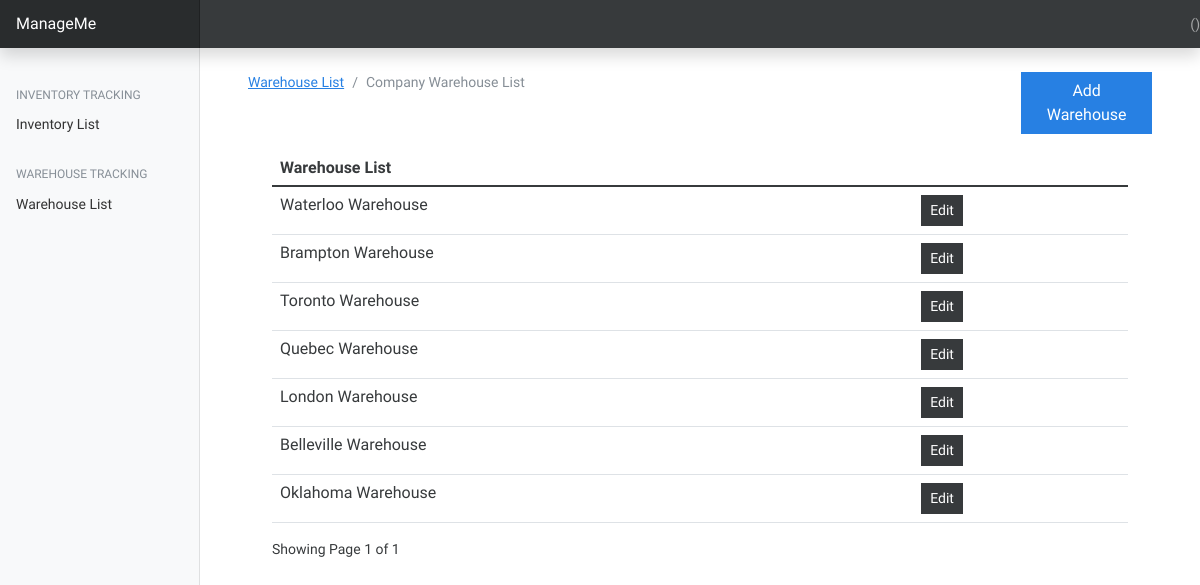
The page /warehouses/ on the database its author committed.
### inventory/models.py (models this page shows, shortened)
class Warehouse(models.Model):
    name = models.CharField(max_length=250)

### warehouse/views.py (the view)
# urls.py: path('', views.index, name = "inventory"),
def index(request):
    warehouses = Warehouse.objects.all()
    paginator = Paginator(warehouses, 10)
    page_number = request.GET.get('page')
    page_objects = Paginator.get_page(paginator, page_number)
    context = { 'warehouses': warehouses, 'page_objects': page_objects}
    return render(request, 'warehouse/index.html', context)

### templates/warehouse/index.html (shortened to what this page needs)
{% extends 'base.html' %}
{% load static %}
{% block content %}
<div class="container mt-4">
    <div class="row">
        <div class="col-md-10">
            <nav aria-label="breadcrumb">
                <ol class="breadcrumb">
                <li class="breadcrumb-item"><a href="{% url 'warehouse' %}">Warehouse List</a></li>
                <li class="breadcrumb-item active" aria-current="page">Company Warehouse List</li>
                </ol>
            </nav>
        </div>
        <div class="col-md-2">
            <a href="{% url 'add-warehouse' %}" class = "btn btn-primary">Add Warehouse</a>
        </div>
    </div>
    <div class="container">
        {% if warehouses.count %}
        <div class="app-table">
            <table class="table table-stripped table-hover mt-3">
                <thead>
                    <tr>
                        <th>Warehouse List</th>
                        <th></th>
                    </tr>
                </thead>
                <tbody>
                    {% for warehouse in page_objects %}
                    <tr>
                        <td>{{warehouse.name}}</td>
                        <td><a href = "{% url 'edit-warehouse' warehouse.id %}" class = "btn btn-secondary btn-sm">Edit</a></td>
                    </tr>
                    {% endfor %}
                </tbody>
            </table>
        </div>
        <div class="pagination-container">
        <div class = "">
            Showing Page {{page_objects.number}} of {{page_objects.paginator.num_pages}}
        </div>
        {% endif %}
    </div>
    </div>
</div>
{% endblock %}

### inventorysystem/static/css/dashboard.css (style rules this page uses)
body { font-size: .875rem; }

### rows shown on the page
Warehouse: name "Waterloo Warehouse"
Warehouse: name "Brampton Warehouse"
Warehouse: name "Toronto Warehouse"
Warehouse: name "Quebec Warehouse"
Warehouse: name "London Warehouse"
Warehouse: name "Belleville Warehouse"
Warehouse: name "Oklahoma Warehouse"

### other values the page prints
{{ page_objects.number }} "1"
{{ page_objects.paginator.num_pages }} "1"
